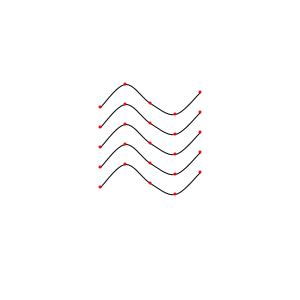
Frame 1 (no input)
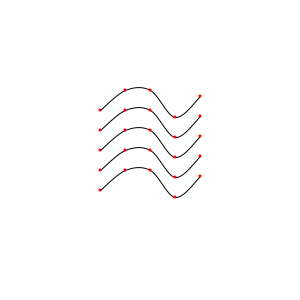
Frame 60 (the mouse pressed at the canvas centre just before this capture)
Frame 120 (the mouse held since frame 60 and released just before this capture): identical to frame 60, image omitted

The Processing sketch that drew these frames (run headless with seeded random() and noise(); from frame 60 on, the mouse is pressed at the canvas centre):

// Processing sketch: bandera
// ── bandera.pde
// bandera usando splines

int[] coords = {
  100, 10, 125, 17, 150, 20, 175, 17, 200, 10
};

int[] coordsTemp = {
  100, 10, 125, 17, 150, 20, 175, 17, 200, 10
};

float temp = PI/5.0;
int numLineas = 5, distLineas = 20;

void setup() {
  size(300, 300);
  background(255);
  smooth();
  noFill();
}

void draw(){
  clear();
  background(255);
  
  for (int i = 1; i < coords.length; i+=2) {
    coordsTemp[i] = Math.round((float) coords[i] * (sin(temp + (PI/4.0) + i)) + 100);
    //System.out.print(coordsTemp[i] + ", ");
  }
  //System.out.println();
  
  /*
  for (int i = 0; i < coords.length; i++) {
    System.out.print(coordsTemp[i] + ", ");
  }
  System.out.println();
  */
  
  noFill();
  stroke(0);
  dibujarSpline(coordsTemp);
      
  fill(255, 0, 0);
  noStroke();
  dibujarPuntos(coordsTemp);
  
  temp = (temp + PI/5.0) % TWO_PI;
  
  delay(200);
}

void dibujarSpline(int[] coords){
  for (int j = 0; j < numLineas; j++) {
    beginShape();
    for (int i = 0; i < coords.length; i += 2) {
      if(i == 0 || i == coords.length - 2){
        curveVertex(coords[i], coords[i + 1] + (j * distLineas));
      }
      curveVertex(coords[i], coords[i + 1] + (j * distLineas));
    }
    endShape();
  }
}

void dibujarPuntos(int[] coords){
  for (int j = 0; j < numLineas; j++) {
    for (int i = 0; i < coords.length; i += 2) {
      ellipse(coords[i], coords[i + 1] + (j * distLineas), 3, 3);
    }
  }
}
